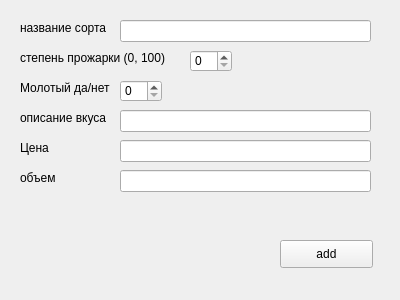
<?xml version="1.0" encoding="UTF-8"?>
<ui version="4.0">
 <class>Form</class>
 <widget class="QWidget" name="Form">
  <property name="geometry">
   <rect>
    <x>0</x>
    <y>0</y>
    <width>400</width>
    <height>300</height>
   </rect>
  </property>
  <property name="windowTitle">
   <string>Form</string>
  </property>
  <widget class="QLabel" name="label">
   <property name="geometry">
    <rect>
     <x>20</x>
     <y>20</y>
     <width>111</width>
     <height>16</height>
    </rect>
   </property>
   <property name="text">
    <string>название сорта</string>
   </property>
  </widget>
  <widget class="QLineEdit" name="namesorts">
   <property name="geometry">
    <rect>
     <x>120</x>
     <y>20</y>
     <width>251</width>
     <height>22</height>
    </rect>
   </property>
  </widget>
  <widget class="QLabel" name="label_2">
   <property name="geometry">
    <rect>
     <x>20</x>
     <y>50</y>
     <width>171</width>
     <height>16</height>
    </rect>
   </property>
   <property name="text">
    <string>степень прожарки (0, 100)</string>
   </property>
  </widget>
  <widget class="QSpinBox" name="degree">
   <property name="geometry">
    <rect>
     <x>190</x>
     <y>50</y>
     <width>42</width>
     <height>22</height>
    </rect>
   </property>
   <property name="maximum">
    <number>100</number>
   </property>
  </widget>
  <widget class="QLabel" name="label_3">
   <property name="geometry">
    <rect>
     <x>20</x>
     <y>80</y>
     <width>111</width>
     <height>16</height>
    </rect>
   </property>
   <property name="text">
    <string>Молотый да/нет</string>
   </property>
  </widget>
  <widget class="QSpinBox" name="molot">
   <property name="geometry">
    <rect>
     <x>120</x>
     <y>80</y>
     <width>42</width>
     <height>22</height>
    </rect>
   </property>
   <property name="maximum">
    <number>1</number>
   </property>
  </widget>
  <widget class="QLabel" name="label_4">
   <property name="geometry">
    <rect>
     <x>20</x>
     <y>110</y>
     <width>111</width>
     <height>16</height>
    </rect>
   </property>
   <property name="text">
    <string>описание вкуса</string>
   </property>
  </widget>
  <widget class="QLineEdit" name="description">
   <property name="geometry">
    <rect>
     <x>120</x>
     <y>110</y>
     <width>251</width>
     <height>22</height>
    </rect>
   </property>
  </widget>
  <widget class="QLabel" name="label_5">
   <property name="geometry">
    <rect>
     <x>20</x>
     <y>140</y>
     <width>111</width>
     <height>16</height>
    </rect>
   </property>
   <property name="text">
    <string>Цена</string>
   </property>
  </widget>
  <widget class="QLineEdit" name="price">
   <property name="geometry">
    <rect>
     <x>120</x>
     <y>140</y>
     <width>251</width>
     <height>22</height>
    </rect>
   </property>
  </widget>
  <widget class="QLabel" name="label_6">
   <property name="geometry">
    <rect>
     <x>20</x>
     <y>170</y>
     <width>111</width>
     <height>16</height>
    </rect>
   </property>
   <property name="text">
    <string>объем</string>
   </property>
  </widget>
  <widget class="QLineEdit" name="allV">
   <property name="geometry">
    <rect>
     <x>120</x>
     <y>170</y>
     <width>251</width>
     <height>22</height>
    </rect>
   </property>
  </widget>
  <widget class="QPushButton" name="pushButton">
   <property name="geometry">
    <rect>
     <x>280</x>
     <y>240</y>
     <width>93</width>
     <height>28</height>
    </rect>
   </property>
   <property name="text">
    <string>add</string>
   </property>
  </widget>
 </widget>
 <resources/>
 <connections/>
</ui>
